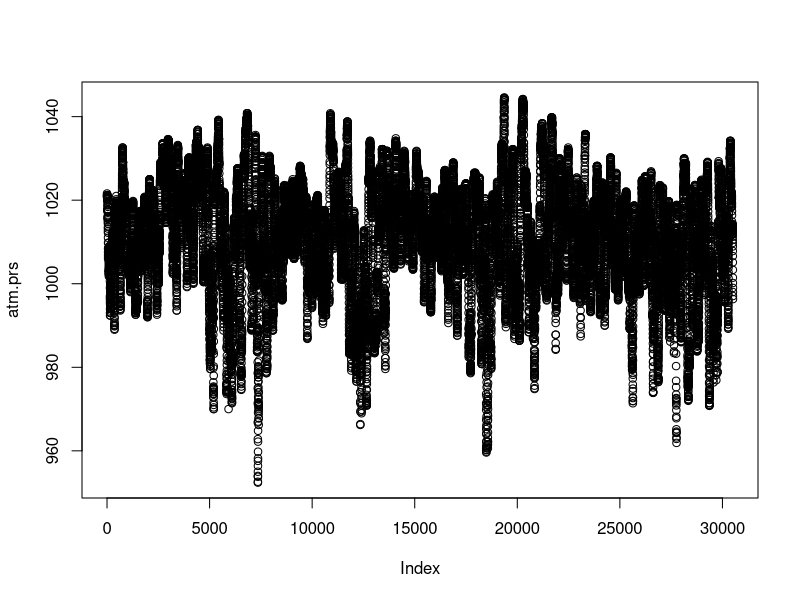
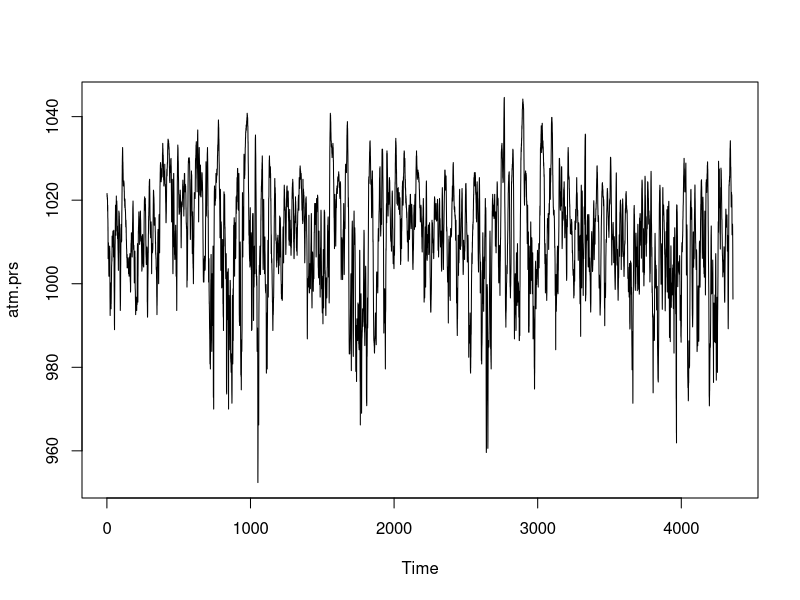

Here is the R script that generated these plots, in order: (Note: a time limit stopped this script after it produced the figures.)
# load packages and load them to the workspeace
install.packages("tseries", dependencies=TRUE)
install.packages("forecast", dependencies=TRUE)
library(tseries)
library(forecast)

# load the data and do a first check:
weather <- read.csv("M4_not_cleaned.csv", header=TRUE)
names(weather)
head(weather, n=10)
summary(weather)
str(weather)

# cleaning the rows with NA values
weather.clean <- na.omit(weather)
weather.clean <- weather[complete.cases(weather), ]
row.names(weather.clean) <- NULL
View(weather.clean)

# plot the athmosphere pressure: 
atm.prs <- weather.clean$AtmosphericPressure.mb
str(atm.prs)
plot(atm.prs)

# create time series: 
atm.prs <- ts(weather.clean$AtmosphericPressure.mb, frequency=7)
#atm.prs<- msts(weather.clean$AtmosphericPressure.mb, seasonal.periods=c(7,365.25))
plot.ts(atm.prs)

auto.arima(atm.prs)
fit=arima(atm.prs,seasonal=list(order=c(0,1,0),period=500))
plot(forecast(fit))
